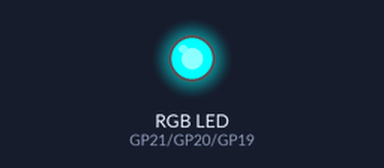
Simulated run of this program. Board: Raspberry Pi Pico running MicroPython. Shown: an RGB LED mixed from three pins (HIGH = lit).

Above: at 0.1 s.
Timing chart, 0 to 1.6 s (numbered marks = the images above):
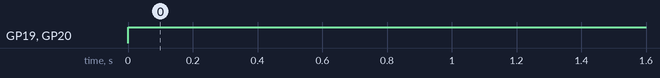

The program:

RGB_Lamp.py
```python
from machine import Pin, PWM
from time import sleep

red = PWM(Pin(21))
green = PWM(Pin(20))
blue = PWM(Pin(19))

red.freq(1000)
green.freq(1000)
blue.freq(1000)

def set_coulor(r,g,b):
    red.duty_u16(r*257)
    green.duty_u16(g*257)
    blue.duty_u16(b*257)

while True:
    r = 0
    g = 255
    b = 255

    set_coulor(r,g,b)
```

Measured:
- by itself, GP19 (blue), GP20 (green): LOW → HIGH at 0.00 s
